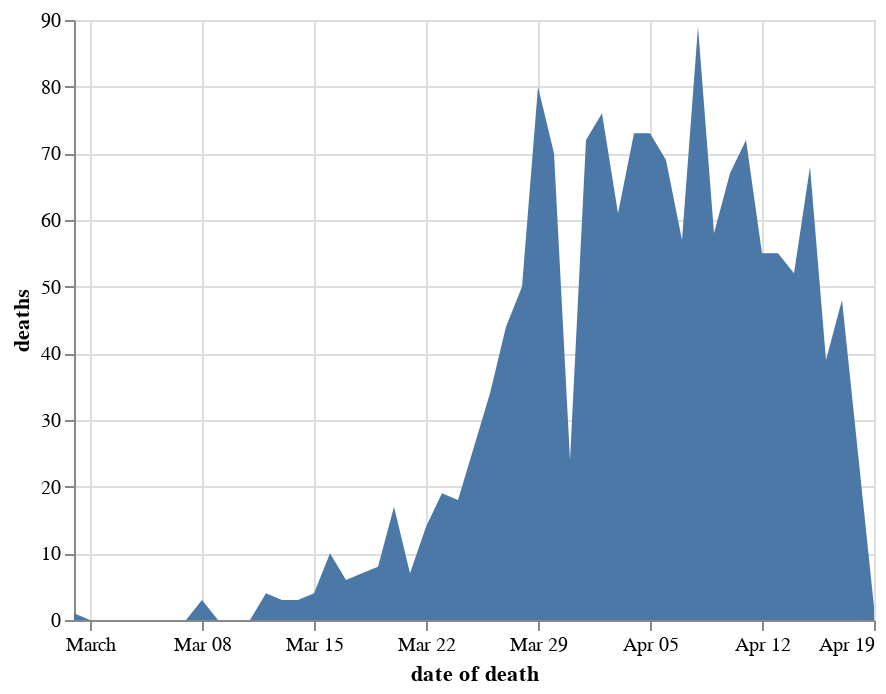

This figure's notebook cell:
### Markdown cell above
## Deaths on date died MNA

### Code cell
chart_doddmna = chart_doddbt.copy()
chart_doddmna = chart_doddmna[chart_doddmna.code.isin(trustcodes_mna)]
chart_doddmna = chart_doddmna.groupby(['date of death'], as_index=False)['deaths'].sum()
alt.Chart(chart_doddmna).mark_area().encode(
    x='date of death',
    y='deaths'
)

### Figure 1 — Vega-Lite specification as saved in the notebook (floating-point values rounded to 4 significant figures)
{"config": {"view": {"continuousWidth": 400, "continuousHeight": 300}}, "data": {"name": "data-3ebe52bbff889d31e0ae697b74131003"}, "mark": "area", "encoding": {"x": {"type": "temporal", "field": "date of death"}, "y": {"type": "quantitative", "field": "deaths"}}, "$schema": "https://vega.github.io/schema/vega-lite/v4.8.1.json", "datasets": {"data-3ebe52bbff889d31e0ae697b74131003": [{"date of death": "2020-02-29T00:00:00", "deaths": 1}, {"date of death": "2020-03-01T00:00:00", "deaths": 0}, {"date of death": "2020-03-02T00:00:00", "deaths": 0}, {"date of death": "2020-03-03T00:00:00", "deaths": 0}, {"date of death": "2020-03-04T00:00:00", "deaths": 0}, {"date of death": "2020-03-05T00:00:00", "deaths": 0}, {"date of death": "2020-03-06T00:00:00", "deaths": 0}, {"date of death": "2020-03-07T00:00:00", "deaths": 0}, {"date of death": "2020-03-08T00:00:00", "deaths": 3}, {"date of death": "2020-03-09T00:00:00", "deaths": 0}, {"date of death": "2020-03-10T00:00:00", "deaths": 0}, {"date of death": "2020-03-11T00:00:00", "deaths": 0}, {"date of death": "2020-03-12T00:00:00", "deaths": 4}, {"date of death": "2020-03-13T00:00:00", "deaths": 3}, {"date of death": "2020-03-14T00:00:00", "deaths": 3}, {"date of death": "2020-03-15T00:00:00", "deaths": 4}, {"date of death": "2020-03-16T00:00:00", "deaths": 10}, {"date of death": "2020-03-17T00:00:00", "deaths": 6}, {"date of death": "2020-03-18T00:00:00", "deaths": 7}, {"date of death": "2020-03-19T00:00:00", "deaths": 8}, {"date of death": "2020-03-20T00:00:00", "deaths": 17}, {"date of death": "2020-03-21T00:00:00", "deaths": 7}, {"date of death": "2020-03-22T00:00:00", "deaths": 14}, {"date of death": "2020-03-23T00:00:00", "deaths": 19}, {"date of death": "2020-03-24T00:00:00", "deaths": 18}, {"date of death": "2020-03-25T00:00:00", "deaths": 26}, {"date of death": "2020-03-26T00:00:00", "deaths": 34}, {"date of death": "2020-03-27T00:00:00", "deaths": 44}, {"date of death": "2020-03-28T00:00:00", "deaths": 50}, {"date of death": "2020-03-29T00:00:00", "deaths": 80}, {"date of death": "2020-03-30T00:00:00", "deaths": 70}, {"date of death": "2020-03-31T00:00:00", "deaths": 24}, {"date of death": "2020-04-01T00:00:00", "deaths": 72}, {"date of death": "2020-04-02T00:00:00", "deaths": 76}, {"date of death": "2020-04-03T00:00:00", "deaths": 61}, {"date of death": "2020-04-04T00:00:00", "deaths": 73}, {"date of death": "2020-04-05T00:00:00", "deaths": 73}, {"date of death": "2020-04-06T00:00:00", "deaths": 69}, {"date of death": "2020-04-07T00:00:00", "deaths": 57}, {"date of death": "2020-04-08T00:00:00", "deaths": 89}, {"date of death": "2020-04-09T00:00:00", "deaths": 58}, {"date of death": "2020-04-10T00:00:00", "deaths": 67}, {"date of death": "2020-04-11T00:00:00", "deaths": 72}, {"date of death": "2020-04-12T00:00:00", "deaths": 55}, {"date of death": "2020-04-13T00:00:00", "deaths": 55}, {"date of death": "2020-04-14T00:00:00", "deaths": 52}, {"date of death": "2020-04-15T00:00:00", "deaths": 68}, {"date of death": "2020-04-16T00:00:00", "deaths": 39}, {"date of death": "2020-04-17T00:00:00", "deaths": 48}, {"date of death": "2020-04-18T00:00:00", "deaths": 25}, {"date of death": "2020-04-19T00:00:00", "deaths": 2}]}}
